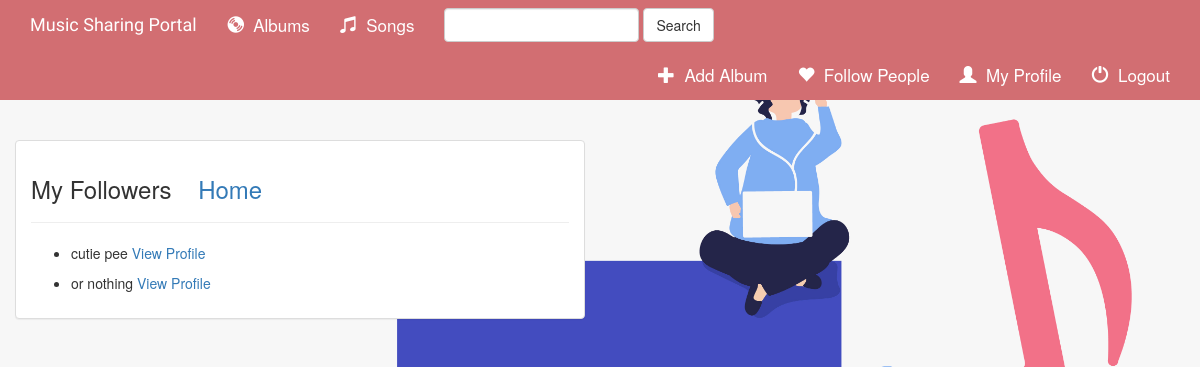
Screenshot of /users/my_followers/ (signed in) with the database file from the repository.
### users/models.py (models this page shows)
class Friend(models.Model):
    follower = models.ForeignKey(User, related_name="followees",on_delete=models.CASCADE)
    followee = models.ForeignKey(User, related_name="followers",on_delete=models.CASCADE)
    created_at = models.DateTimeField(auto_now_add=True)
    updated_at = models.DateTimeField(auto_now=True)

### users/views.py (the view)
# urls.py: path('my_followers/', views.my_followers, name="my_followers"),
def my_followers(request):
    context = {
        "my_followers": Friend.objects.filter(followee__id=request.session['id'])
        }
    return render(request, 'users/my_followers.html', context)

### templates/users/my_followers.html (shortened to what this page needs)
{% extends 'base.html' %}
{% block body %}
     <br><br>
<div class="container-fluid">
    <div class="row">
        <div class="col-sm-12 col-md-6">
            <div class="panel panel-default">
                <div class="panel-body">
                    <h3>My Followers
                    <a href="{% url 'users:index' %}">&emsp13;&emsp14;&emsp14;Home</h3></a>
                    <hr>
                    {% for follower in my_followers %}
                        <ul>
                            <li>{{ follower.follower.first_name }} {{ follower.follower.last_name }}&nbsp;<a
                                    href="{% url 'users:follower_profile' follower_id=follower.id %}">View Profile</a>
                            </li>
                        </ul>
                    {% endfor %}
                </div>
            </div>
        </div>
    </div>
</div>
{% endblock %}

### static/music/style.css (style rules this page uses)
body { background: url("images/bgmusic.jpg"); height: 100%; background-repeat: no-repeat; background-size: cover; }
html { height: 100%; }

### rows the page displays
Friend: follower.first_name "cutie", follower.last_name "pee"
Friend: follower.first_name "or", follower.last_name "nothing"
